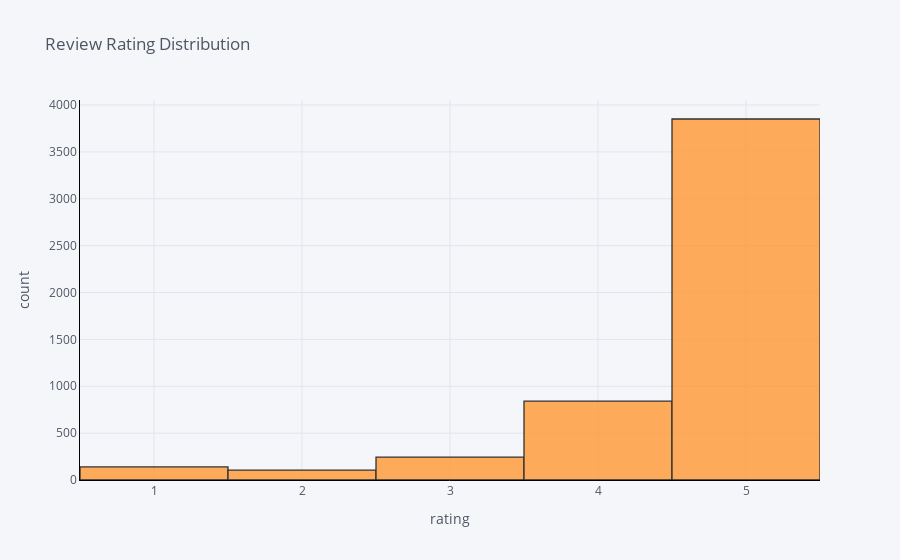

Notebook code cell kept with this figure:
### Code cell
#The distribution of review ratings
data['Rating'].iplot(
    kind='hist',
    xTitle='rating',
    linecolor='black',
    yTitle='count',
    title='Review Rating Distribution')

### Figure 1 — Plotly figure (JSON) as saved in the notebook; plotly's stock layout.template omitted (floating-point values rounded to 4 significant figures; data arrays with more than 128 entries replaced by an {"elided": "..."} marker saying what was removed)
{"data": [{"histfunc": "count", "histnorm": "", "marker": {"color": "rgba(255, 153, 51, 1.0)", "line": {"color": "#000000", "width": 1.3}}, "name": "Rating", "opacity": 0.8, "orientation": "v", "type": "histogram", "x": {"elided": "5180 int values"}}], "layout": {"barmode": "overlay", "legend": {"bgcolor": "#F5F6F9", "font": {"color": "#4D5663"}}, "paper_bgcolor": "#F5F6F9", "plot_bgcolor": "#F5F6F9", "title": {"font": {"color": "#4D5663"}, "text": "Review Rating Distribution"}, "xaxis": {"gridcolor": "#E1E5ED", "linecolor": "black", "showgrid": true, "tickfont": {"color": "#4D5663"}, "title": {"font": {"color": "#4D5663"}, "text": "rating"}, "zerolinecolor": "#E1E5ED"}, "yaxis": {"gridcolor": "#E1E5ED", "linecolor": "black", "showgrid": true, "tickfont": {"color": "#4D5663"}, "title": {"font": {"color": "#4D5663"}, "text": "count"}, "zerolinecolor": "#E1E5ED"}}}
